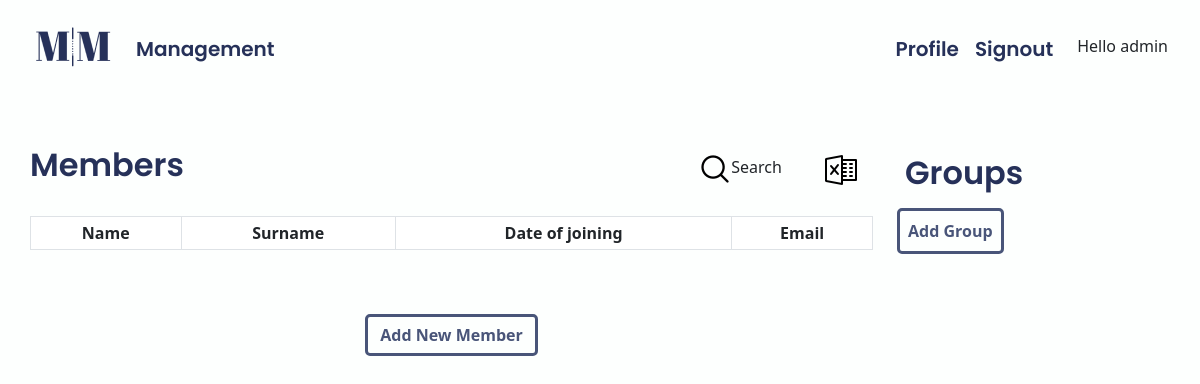
Before: /app/management/ (signed in) with the older database file.
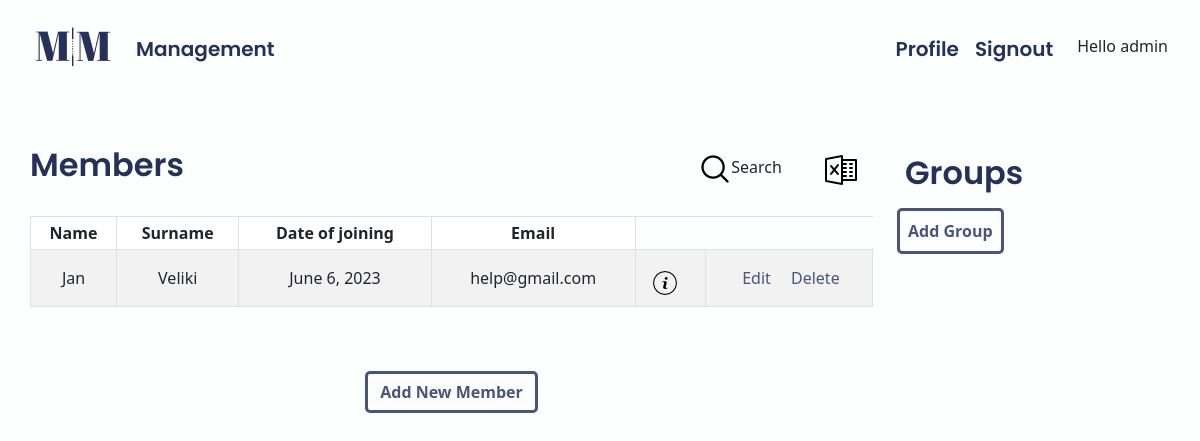
After: the same page with the newer database file.
### app/models.py (models this page shows, shortened)
class Member(models.Model):
    owner = models.ForeignKey(User, on_delete=models.CASCADE)
    name = models.CharField(blank=False, max_length=40)
    surname = models.CharField(blank=False, max_length=50)
    date_of_birth = models.DateField(default=datetime.date.today)
    gender = models.CharField(
        max_length=1,
        choices=Gender.choices,
        default=Gender.male,
    )
    email = models.EmailField(max_length=100)
    date_joined = models.DateField(default=datetime.date.today)
    @classmethod
    def get_owner_members(self, user):
        return Member.objects.filter(owner=user)

### app/views.py (the view, shortened to what this page needs)
# urls.py: path("management/", views.management, name="management"),
@login_required()
def management(request):
    user = request.user
    members = Member.get_owner_members(user)
    groups = Group.get_owner_groups(user)
    members_in_group = MembersInGroup.get_all_members_in_group()
    form = SearchForm(request.GET)
    if form.is_valid():
        search_query = form.cleaned_data.get("search_query")
        filter_choice = form.cleaned_data.get("filter_choice")
        sort_choice = form.cleaned_data.get("sort_choice")
        if sort_choice:
            if sort_choice == "asc":
                members = members.order_by(filter_choice)
            elif sort_choice == "desc":
                members = members.order_by("-" + filter_choice)
    context = {
        "user": user,
        "members": members,
        "groups": groups,
        "members_in_group": members_in_group,
        "form": form,
    }
    return render(request, "app/management.html", context)

### app/models.py (called while the page is built)
    @classmethod
    def get_owner_groups(self, user):
        return Group.objects.filter(owner=user)

    @classmethod
    def get_all_members_in_group(self):
        return MembersInGroup.objects.all()

### app/templates/app/management.html (shortened to what this page needs)
{% extends 'app/base.html' %}
{% block content %}
{% load static %}
    <div class="row">
        <div class="col-12 col-md-9 mb-5 ps-0">
            <div class="row">
                <h2 class="col-md-9">Members</h2>
                <button type="button" class="btn col-2"  data-bs-toggle="modal" data-bs-target="#searchModal{{member.id}}">
                  <img class="search-icon " src="{% static 'app/images/search.png' %}" alt="Search"></a>Search
                </button>
                <span class="col-1">
                  <a class="excel-icon" href="{% url 'app:export_excel' %}">
                    <img class="excel mt-2" src="{% static 'app/images/excel.png' %}" alt="Excel">
                  </a>
                </span>
            </div>
            <table class="table table-striped table-bordered table-sm mt-4">
              <thead class="thead-dark">
              <tr class="text-center">
                  <th>Name</th>
                  <th>Surname</th>
                  <th>Date of joining</th>
                  <th>Email</th>
              </tr>
              </thead>
              <tbody>
          {% for member in members %}
              <tr>
                  <td class="pt-3 text-center">{{ member.name }}</td>
                  <td class="pt-3 text-center">{{ member.surname }}</td>
                  <td class="pt-3 text-center">{{ member.date_joined }}</td>
                  <td class="pt-3 text-center">{{ member.email }}</td>
                  <td class="col-1">
                    <button type="button" class="btn" href="{% url 'app:view_member' member.id %}" data-bs-toggle="modal" data-bs-target="#myModal{{member.id}}">
                        <div class="mt-2 center"><img class="info-icon" src="{% static 'app/images/info.png' %}" alt="Info"></img></div>
                    </button>
                  </td>
                  <td class="pt-3 text-center">
                      <a href="{% url 'app:edit_member' member.id %}"><span class="glyphicon glyphicon-pencil ms-1" >Edit</span></a>
                      <a href="{% url 'app:delete_member' member.id %}" class="ms-3">Delete</a>
                  </td>
              </tr>
          {% endfor %}
              </tbody>
          </table>
          <br>
          <br>
          <center><a href="{% url 'app:add_member' %}" type="submit" class="btn add-btn"><b>Add New Member</b></a></center>
        </div>
        <div class="col-12 col-md-3 pe-0">
            <div class=mb-2>
                <h2 class="d-inline-flex p-2 me-5">Groups</h2>
                <a href="{% url 'app:add_group' %}"  type="submit" class="btn add-btn d-inline-flex p-2"><b>Add Group</b></a>
            </div>
        </div>
    </div>
{% endblock content %}

Changed rows visible on the page:
added Member: name "Jan", surname "Veliki", date_joined "June 6, 2023", email "help@gmail.com"
